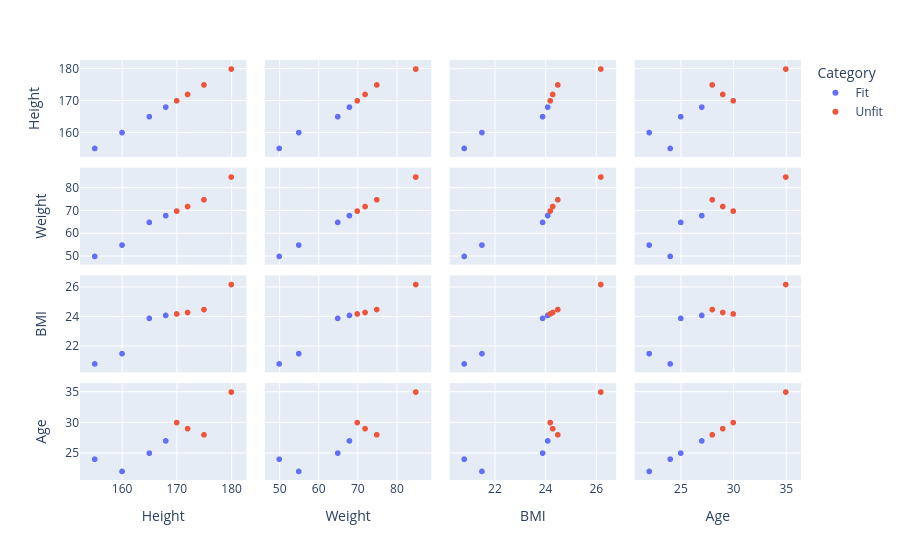

Here is the notebook cell this chart was saved with:
### Markdown cell above
# 7. You are analyzing health-related measurements of individuals.

 Tasks:

1. Create a DataFrame df_health with:

Physical attributes (height, weight, BMI, age)

A label indicating whether a person is Fit or Unfit

2. Build a visualization such that:

All numerical attributes are compared pairwise in a grid format

Each small plot shows the relationship between two variables

Individuals are distinguished based on fitness category using colors

The entire visualization is large and clearly readable (square layout)

### Code cell
import pandas as pd
import plotly.express as px


df_health = pd.DataFrame({
    "Height": [160, 165, 170, 175, 180, 155, 168, 172],
    "Weight": [55, 65, 70, 75, 85, 50, 68, 72],
    "BMI": [21.5, 23.9, 24.2, 24.5, 26.2, 20.8, 24.1, 24.3],
    "Age": [22, 25, 30, 28, 35, 24, 27, 29],
    "Category": ["Fit", "Fit", "Unfit", "Unfit", "Unfit", "Fit", "Fit", "Unfit"]
})

px.scatter_matrix(data_frame=df_health,dimensions=["Height", "Weight",   "BMI"  ,"Age" ],color="Category")

### Figure 1 — Plotly figure (JSON) as saved in the notebook; plotly's stock layout.template omitted (floating-point values rounded to 4 significant figures)
{"data": [{"dimensions": [{"axis": {"matches": true}, "label": "Height", "values": [160, 165, 155, 168]}, {"axis": {"matches": true}, "label": "Weight", "values": [55, 65, 50, 68]}, {"axis": {"matches": true}, "label": "BMI", "values": [21.5, 23.9, 20.8, 24.1]}, {"axis": {"matches": true}, "label": "Age", "values": [22, 25, 24, 27]}], "hovertemplate": "Category=Fit<br>%{xaxis.title.text}=%{x}<br>%{yaxis.title.text}=%{y}<extra></extra>", "legendgroup": "Fit", "marker": {"color": "#636efa", "symbol": "circle"}, "name": "Fit", "showlegend": true, "type": "splom"}, {"dimensions": [{"axis": {"matches": true}, "label": "Height", "values": [170, 175, 180, 172]}, {"axis": {"matches": true}, "label": "Weight", "values": [70, 75, 85, 72]}, {"axis": {"matches": true}, "label": "BMI", "values": [24.2, 24.5, 26.2, 24.3]}, {"axis": {"matches": true}, "label": "Age", "values": [30, 28, 35, 29]}], "hovertemplate": "Category=Unfit<br>%{xaxis.title.text}=%{x}<br>%{yaxis.title.text}=%{y}<extra></extra>", "legendgroup": "Unfit", "marker": {"color": "#EF553B", "symbol": "circle"}, "name": "Unfit", "showlegend": true, "type": "splom"}], "layout": {"dragmode": "select", "legend": {"title": {"text": "Category"}, "tracegroupgap": 0}, "margin": {"t": 60}}}
